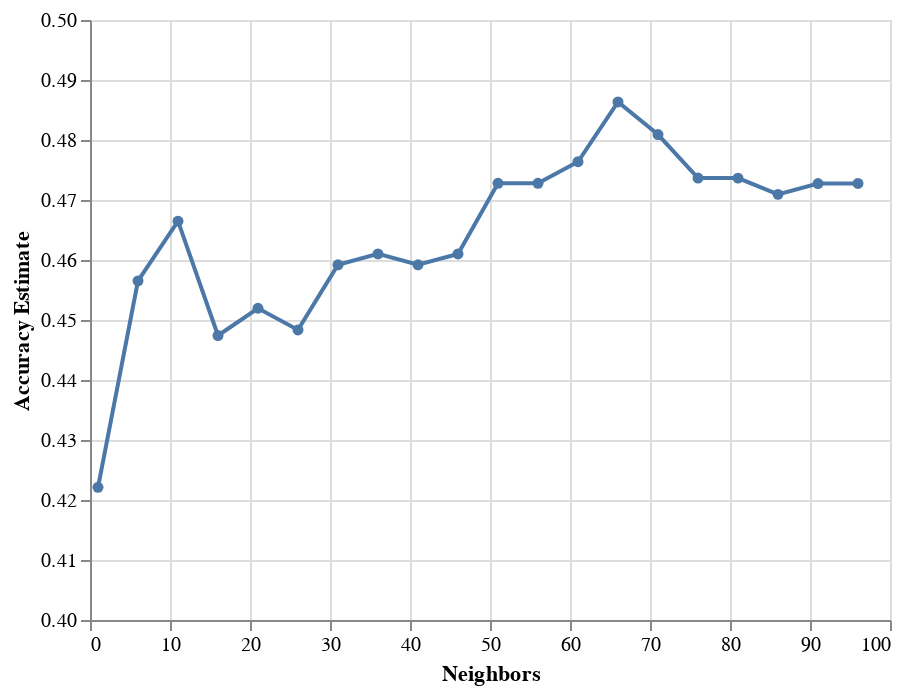

This figure's notebook cell:
### Code cell
#use a graph to determine the K value with the highest accuracy
accuracy_vs_k = (
    alt.Chart(accuracies_grid)
    .mark_line(point=True)
    .encode(
        x=alt.X("param_kneighborsclassifier__n_neighbors", title="Neighbors",
               ),
        y=alt.Y("mean_test_score",
                title="Accuracy Estimate",
               scale=alt.Scale(domain=(0.40, 0.50)),
    )
    ))
accuracy_vs_k

### Figure 1 — Vega-Lite specification as saved in the notebook (floating-point values rounded to 4 significant figures)
{"$schema": "https://vega.github.io/schema/vega-lite/v4.17.0.json", "config": {"view": {"continuousHeight": 300, "continuousWidth": 400}}, "data": {"name": "data-ef8db1a94812da226a20be9bf1793cb8"}, "datasets": {"data-ef8db1a94812da226a20be9bf1793cb8": [{"mean_fit_time": 0.009251, "mean_score_time": 0.02252, "mean_test_score": 0.4221, "param_kneighborsclassifier__n_neighbors": 1, "params": {"kneighborsclassifier__n_neighbors": 1}, "rank_test_score": 20, "split0_test_score": 0.4072, "split1_test_score": 0.3937, "split2_test_score": 0.457, "split3_test_score": 0.4208, "split4_test_score": 0.4318, "std_fit_time": 0.001838, "std_score_time": 0.004101, "std_test_score": 0.02165}, {"mean_fit_time": 0.008802, "mean_score_time": 0.02292, "mean_test_score": 0.4565, "param_kneighborsclassifier__n_neighbors": 6, "params": {"kneighborsclassifier__n_neighbors": 6}, "rank_test_score": 16, "split0_test_score": 0.4751, "split1_test_score": 0.4344, "split2_test_score": 0.448, "split3_test_score": 0.4661, "split4_test_score": 0.4591, "std_fit_time": 0.0008783, "std_score_time": 0.003899, "std_test_score": 0.01419}, {"mean_fit_time": 0.01196, "mean_score_time": 0.03147, "mean_test_score": 0.4665, "param_kneighborsclassifier__n_neighbors": 11, "params": {"kneighborsclassifier__n_neighbors": 11}, "rank_test_score": 11, "split0_test_score": 0.4706, "split1_test_score": 0.4796, "split2_test_score": 0.4751, "split3_test_score": 0.448, "split4_test_score": 0.4591, "std_fit_time": 0.0002812, "std_score_time": 0.0005474, "std_test_score": 0.01151}, {"mean_fit_time": 0.01444, "mean_score_time": 0.03196, "mean_test_score": 0.4474, "param_kneighborsclassifier__n_neighbors": 16, "params": {"kneighborsclassifier__n_neighbors": 16}, "rank_test_score": 19, "split0_test_score": 0.4796, "split1_test_score": 0.4706, "split2_test_score": 0.4661, "split3_test_score": 0.4299, "split4_test_score": 0.3909, "std_fit_time": 0.003463, "std_score_time": 0.001146, "std_test_score": 0.03294}, {"mean_fit_time": 0.0151, "mean_score_time": 0.02735, "mean_test_score": 0.452, "param_kneighborsclassifier__n_neighbors": 21, "params": {"kneighborsclassifier__n_neighbors": 21}, "rank_test_score": 17, "split0_test_score": 0.4842, "split1_test_score": 0.4525, "split2_test_score": 0.457, "split3_test_score": 0.4525, "split4_test_score": 0.4136, "std_fit_time": 0.01321, "std_score_time": 0.01219, "std_test_score": 0.0225}, {"mean_fit_time": 0.01451, "mean_score_time": 0.02186, "mean_test_score": 0.4483, "param_kneighborsclassifier__n_neighbors": 26, "params": {"kneighborsclassifier__n_neighbors": 26}, "rank_test_score": 18, "split0_test_score": 0.4796, "split1_test_score": 0.4525, "split2_test_score": 0.4796, "split3_test_score": 0.4072, "split4_test_score": 0.4227, "std_fit_time": 0.01393, "std_score_time": 0.001235, "std_test_score": 0.0294}, {"mean_fit_time": 0.007821, "mean_score_time": 0.0323, "mean_test_score": 0.4592, "param_kneighborsclassifier__n_neighbors": 31, "params": {"kneighborsclassifier__n_neighbors": 31}, "rank_test_score": 15, "split0_test_score": 0.5023, "split1_test_score": 0.4434, "split2_test_score": 0.5023, "split3_test_score": 0.4344, "split4_test_score": 0.4136, "std_fit_time": 0.0005393, "std_score_time": 0.01794, "std_test_score": 0.03647}, {"mean_fit_time": 0.007347, "mean_score_time": 0.03663, "mean_test_score": 0.461, "param_kneighborsclassifier__n_neighbors": 36, "params": {"kneighborsclassifier__n_neighbors": 36}, "rank_test_score": 12, "split0_test_score": 0.4977, "split1_test_score": 0.4299, "split2_test_score": 0.5023, "split3_test_score": 0.4525, "split4_test_score": 0.4227, "std_fit_time": 0.0007007, "std_score_time": 0.019, "std_test_score": 0.03334}, {"mean_fit_time": 0.008131, "mean_score_time": 0.02656, "mean_test_score": 0.4592, "param_kneighborsclassifier__n_neighbors": 41, "params": {"kneighborsclassifier__n_neighbors": 41}, "rank_test_score": 14, "split0_test_score": 0.4751, "split1_test_score": 0.4299, "split2_test_score": 0.5068, "split3_test_score": 0.4615, "split4_test_score": 0.4227, "std_fit_time": 0.0008451, "std_score_time": 0.002323, "std_test_score": 0.03071}, {"mean_fit_time": 0.00869, "mean_score_time": 0.02436, "mean_test_score": 0.461, "param_kneighborsclassifier__n_neighbors": 46, "params": {"kneighborsclassifier__n_neighbors": 46}, "rank_test_score": 13, "split0_test_score": 0.4887, "split1_test_score": 0.4434, "split2_test_score": 0.5113, "split3_test_score": 0.4434, "split4_test_score": 0.4182, "std_fit_time": 0.000506, "std_score_time": 0.00131, "std_test_score": 0.03391}, {"mean_fit_time": 0.009819, "mean_score_time": 0.02806, "mean_test_score": 0.4728, "param_kneighborsclassifier__n_neighbors": 51, "params": {"kneighborsclassifier__n_neighbors": 51}, "rank_test_score": 7, "split0_test_score": 0.4932, "split1_test_score": 0.448, "split2_test_score": 0.5475, "split3_test_score": 0.4525, "split4_test_score": 0.4227, "std_fit_time": 0.001117, "std_score_time": 0.003397, "std_test_score": 0.04367}, {"mean_fit_time": 0.009435, "mean_score_time": 0.0332, "mean_test_score": 0.4728, "param_kneighborsclassifier__n_neighbors": 56, "params": {"kneighborsclassifier__n_neighbors": 56}, "rank_test_score": 6, "split0_test_score": 0.4887, "split1_test_score": 0.4661, "split2_test_score": 0.5339, "split3_test_score": 0.448, "split4_test_score": 0.4273, "std_fit_time": 0.0006517, "std_score_time": 0.01001, "std_test_score": 0.03667}, {"mean_fit_time": 0.009028, "mean_score_time": 0.02689, "mean_test_score": 0.4764, "param_kneighborsclassifier__n_neighbors": 61, "params": {"kneighborsclassifier__n_neighbors": 61}, "rank_test_score": 3, "split0_test_score": 0.4796, "split1_test_score": 0.4661, "split2_test_score": 0.5475, "split3_test_score": 0.4932, "split4_test_score": 0.3955, "std_fit_time": 0.0005471, "std_score_time": 0.000899, "std_test_score": 0.04901}, {"mean_fit_time": 0.01204, "mean_score_time": 0.02625, "mean_test_score": 0.4863, "param_kneighborsclassifier__n_neighbors": 66, "params": {"kneighborsclassifier__n_neighbors": 66}, "rank_test_score": 1, "split0_test_score": 0.5113, "split1_test_score": 0.4796, "split2_test_score": 0.5475, "split3_test_score": 0.4887, "split4_test_score": 0.4045, "std_fit_time": 0.005187, "std_score_time": 0.0004541, "std_test_score": 0.04713}, {"mean_fit_time": 0.008874, "mean_score_time": 0.02629, "mean_test_score": 0.4809, "param_kneighborsclassifier__n_neighbors": 71, "params": {"kneighborsclassifier__n_neighbors": 71}, "rank_test_score": 2, "split0_test_score": 0.5249, "split1_test_score": 0.4615, "split2_test_score": 0.5475, "split3_test_score": 0.4706, "split4_test_score": 0.4, "std_fit_time": 0.000342, "std_score_time": 0.0004249, "std_test_score": 0.05176}, {"mean_fit_time": 0.009329, "mean_score_time": 0.02686, "mean_test_score": 0.4737, "param_kneighborsclassifier__n_neighbors": 76, "params": {"kneighborsclassifier__n_neighbors": 76}, "rank_test_score": 4, "split0_test_score": 0.5068, "split1_test_score": 0.4887, "split2_test_score": 0.5068, "split3_test_score": 0.4661, "split4_test_score": 0.4, "std_fit_time": 0.0003788, "std_score_time": 0.0005692, "std_test_score": 0.03976}, {"mean_fit_time": 0.00934, "mean_score_time": 0.02728, "mean_test_score": 0.4736, "param_kneighborsclassifier__n_neighbors": 81, "params": {"kneighborsclassifier__n_neighbors": 81}, "rank_test_score": 5, "split0_test_score": 0.5113, "split1_test_score": 0.4615, "split2_test_score": 0.5339, "split3_test_score": 0.4796, "split4_test_score": 0.3818, "std_fit_time": 0.0004237, "std_score_time": 0.0006149, "std_test_score": 0.05228}, {"mean_fit_time": 0.00912, "mean_score_time": 0.02699, "mean_test_score": 0.4709, "param_kneighborsclassifier__n_neighbors": 86, "params": {"kneighborsclassifier__n_neighbors": 86}, "rank_test_score": 10, "split0_test_score": 0.5249, "split1_test_score": 0.4615, "split2_test_score": 0.5204, "split3_test_score": 0.4615, "split4_test_score": 0.3864, "std_fit_time": 0.0005568, "std_score_time": 0.0005134, "std_test_score": 0.05036}, {"mean_fit_time": 0.008486, "mean_score_time": 0.02597, "mean_test_score": 0.4727, "param_kneighborsclassifier__n_neighbors": 91, "params": {"kneighborsclassifier__n_neighbors": 91}, "rank_test_score": 9, "split0_test_score": 0.5113, "split1_test_score": 0.4525, "split2_test_score": 0.5339, "split3_test_score": 0.4796, "split4_test_score": 0.3864, "std_fit_time": 0.0001882, "std_score_time": 0.001041, "std_test_score": 0.05129}, {"mean_fit_time": 0.008371, "mean_score_time": 0.02496, "mean_test_score": 0.4728, "param_kneighborsclassifier__n_neighbors": 96, "params": {"kneighborsclassifier__n_neighbors": 96}, "rank_test_score": 8, "split0_test_score": 0.5158, "split1_test_score": 0.448, "split2_test_score": 0.5204, "split3_test_score": 0.4887, "split4_test_score": 0.3909, "std_fit_time": 0.0002034, "std_score_time": 0.0002076, "std_test_score": 0.04835}]}, "encoding": {"x": {"field": "param_kneighborsclassifier__n_neighbors", "title": "Neighbors", "type": "quantitative"}, "y": {"field": "mean_test_score", "scale": {"domain": [0.4, 0.5]}, "title": "Accuracy Estimate", "type": "quantitative"}}, "mark": {"point": true, "type": "line"}}
